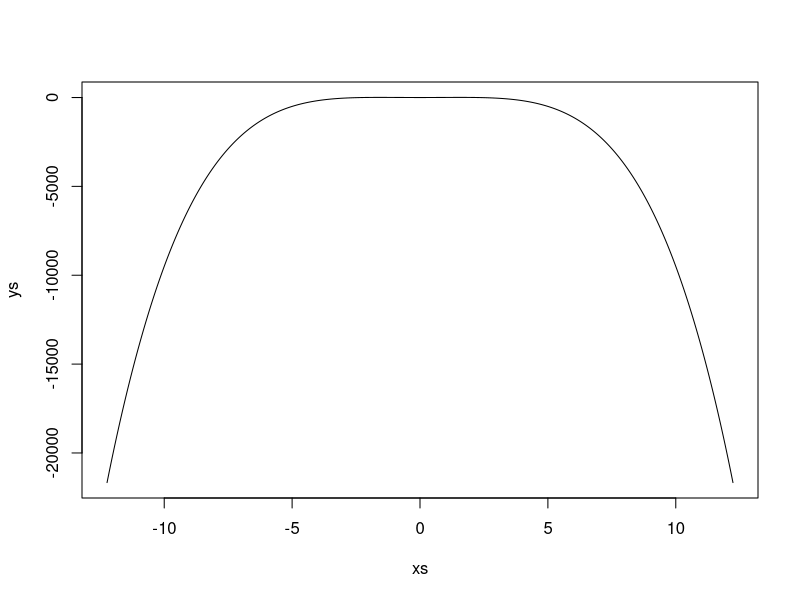
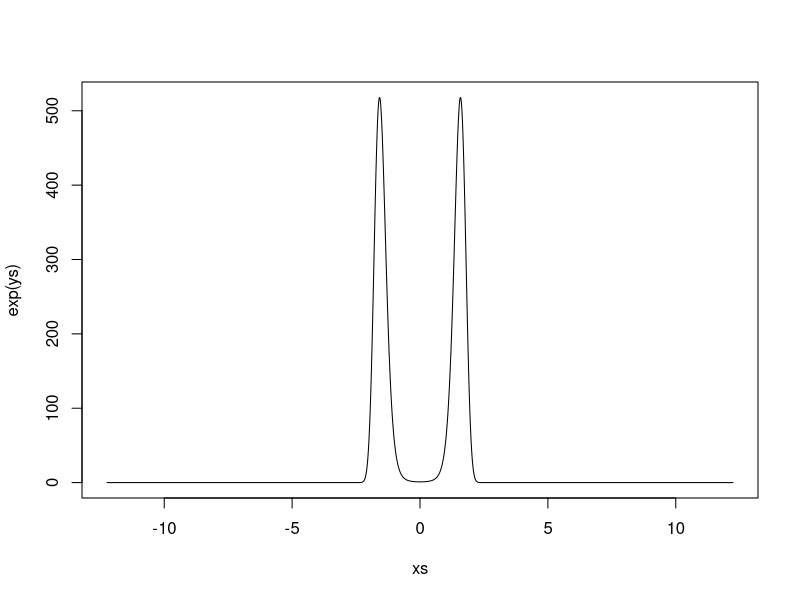
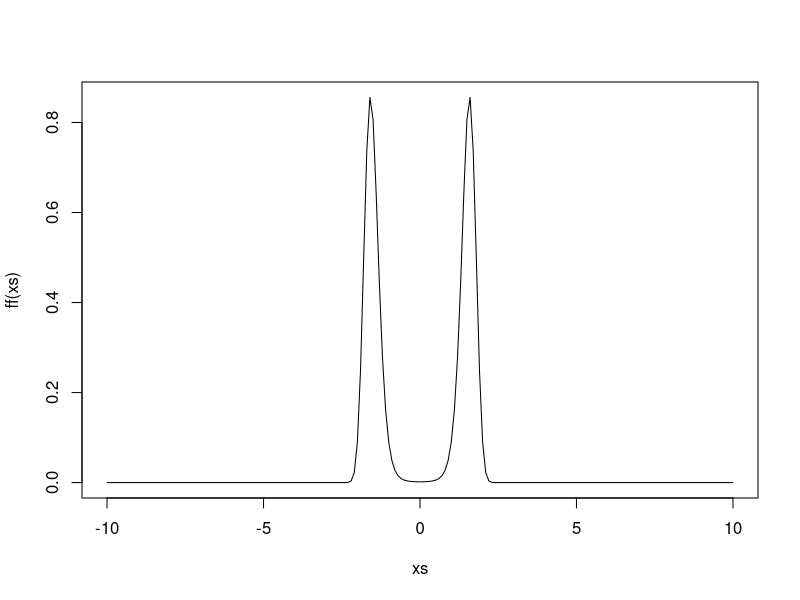

These charts were generated, in order, by the following R code:
## ---- chunk 1
fft_fourier <- function(f, n = 10, alpha = 1) {
  xs <- ((1:n) - 1)/sqrt(n) * alpha
  ws <- 2 * pi * ((1:n) - 1)/sqrt(n) / alpha
  list(Fw = fft(f(xs))/sqrt(n) * alpha, w = ws)
}
fft_fourier2 <- function(f, n = 10, alpha = 1) {
  res <- fft_fourier(f, n, alpha)
  f2 <- function(x) { f(-x) }
  res2 <- fft_fourier(f2, n, alpha)
  Fw <- res$Fw + Conj(res2$Fw)
  ws <- res$w
  list(Fw = Fw, w = ws)
}
## ---- chunk 2
quadform <- function(abc) {
  disc <- abc[2]^2 - 4 * abc[1] * abc[3]
  if (disc < 0) {
    return(c(NA, NA))
  }
  (-abc[2] + c(-1, 1) * sqrt(disc))/(2 * abc[1])
}

expo_poly <- function(abc, res = 1000, K = 10, plot = FALSE) {
  # find interval where ax^4 + bx^3 + cx < -100  
  zeros <- quadform(abc)
  zeros[is.na(zeros)] <- 0
  ll <- max(c(abs(zeros), 0)) + K
  xs <- seq(-ll, ll, ll/res)
  ys <- ((abc[1] * xs + abc[2]) * xs + abc[3]) * xs^2
  if (plot) {
    plot(xs, ys, type = "l")
    plot(xs, exp(ys), type = "l")
  }
  (const <- max(ys))
  nc <- sum(exp(ys - const)) / res * ll
  function(x) {
    y <- ((abc[1] * x + abc[2]) * x + abc[3]) * x^2 - const
    exp(y)/nc
  }
}
abc <- c(-1, 0, 5); res <- 1000; K <- 100
ff <- expo_poly(c(-1, 0, 5), plot = TRUE)
xs <- seq(-10, 10, 0.1)
plot(xs, ff(xs), type = "l")
sum(ff(xs))

